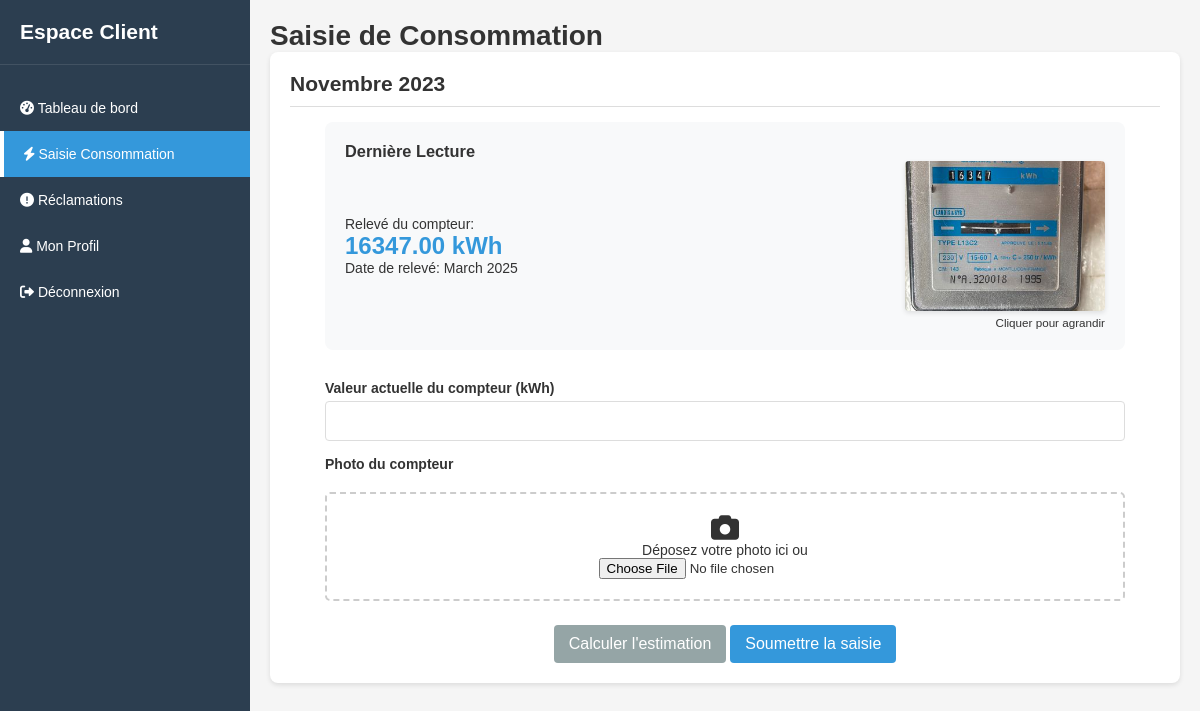
The app's page /ihm/client/consommations.php (signed in), older data.
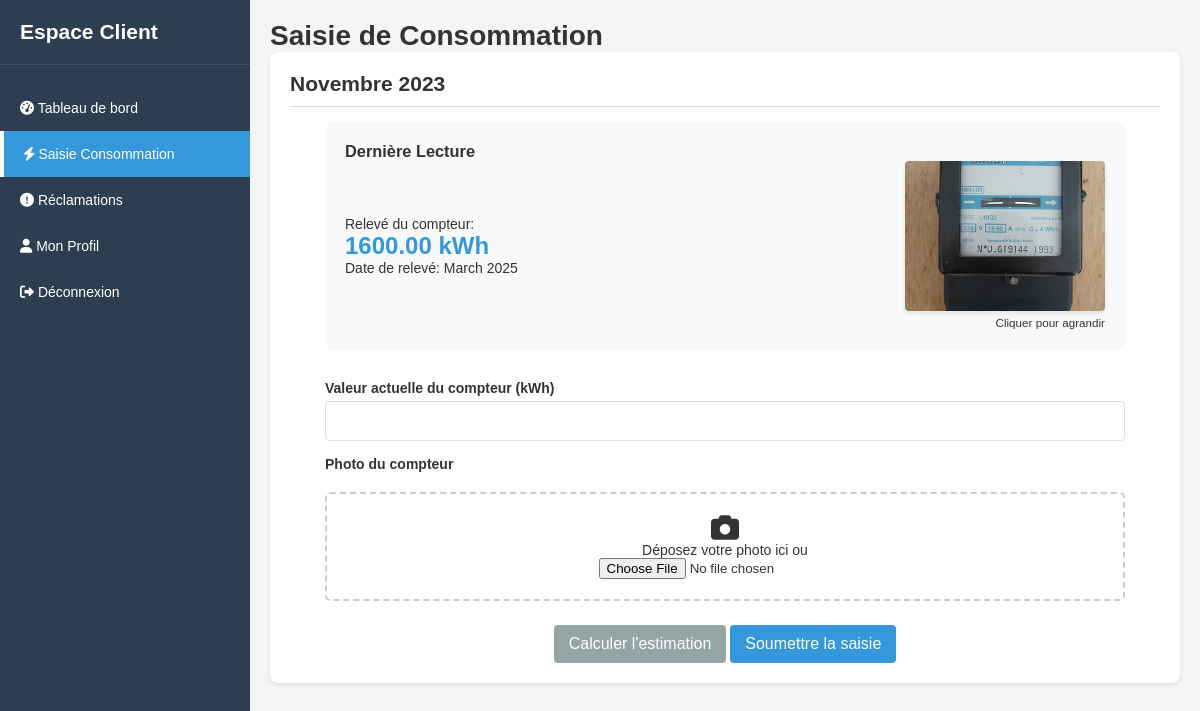
The same page, newer data.
### tables this page shows
CREATE TABLE `consommations_mensuelles` (
  `consommation_id` int NOT NULL AUTO_INCREMENT,
  `client_id` int NOT NULL,
  `compteur_id` int NOT NULL,
  `kw` decimal(10,2) NOT NULL,
  `image_path` varchar(255) NOT NULL,
  `created_at` datetime DEFAULT CURRENT_TIMESTAMP,
  PRIMARY KEY (`consommation_id`),
  KEY `client_id` (`client_id`),
  KEY `compteur_id` (`compteur_id`),
  CONSTRAINT `consommations_mensuelles_ibfk_1` FOREIGN KEY (`client_id`) REFERENCES `clients` (`client_id`),
  CONSTRAINT `consommations_mensuelles_ibfk_2` FOREIGN KEY (`compteur_id`) REFERENCES `compteurs` (`compteur_id`)
);

### DB/connexion.php (called while the page is built)
<?php
class Database {
    private static $instance = null;
    private $pdo;
    private function __construct() {
        $host = '127.0.0.1';
        $dbName = 'electricite_db';
        $user = 'root';
        $password = '';
        $dsn = "mysql:host={$host};dbname={$dbName};charset=utf8mb4";
        try {
            $this->pdo = new PDO($dsn, $user, $password, [
                PDO::ATTR_ERRMODE => PDO::ERRMODE_EXCEPTION,
                PDO::ATTR_DEFAULT_FETCH_MODE => PDO::FETCH_ASSOC
            ]);
        } catch (PDOException $e) {
            die("Erreur de connexion à la base de données : " . $e->getMessage());
        }
    }
    public static function getInstance(): Database {
        if (self::$instance === null) {
            self::$instance = new Database();
        }
        return self::$instance;
    }
    public function getConnection(): PDO {
        return $this->pdo;
    }
}

### traitement/consommationService.php (called while the page is built, shortened)
<?php
require_once __DIR__ . '/../DB/consommationDAO.php';
require_once __DIR__ . '/../models/consommationMensuelle.php';
class consommationService {
    private $consommationRepository;
    public function __construct() {
        $this->consommationRepository = new ConsommationDAO();
    }
    public function getLastMonthlyConsumption($clientId)
    {
        return $this->consommationRepository->getLastNormalConsumption($clientId);
    }
}

### DB/consommationDAO.php (called while the page is built, shortened)
<?php
require_once '../../models/consommationMensuelle.php';
require_once 'connexion.php';
class ConsommationDAO
{
    private $db;
    public function __construct()
    {
        $this->db = Database::getInstance()->getConnection();
    }
public function getLastNormalConsumption($clientId)
    {
        $stmt = $this->db->prepare("
            SELECT cm.consommation_id, cm.kw, cm.image_path, cm.created_at
            FROM consommations_mensuelles cm
            LEFT JOIN anomalies_consommation ac ON cm.consommation_id = ac.consommation_id
            WHERE cm.client_id = :client_id
            AND ac.anomalie_id IS NULL
            ORDER BY cm.created_at DESC
            LIMIT 1
        ");
        $stmt->execute(['client_id' => $clientId]);
        $row = $stmt->fetch();
        $consumption = new ConsommationMensuelle($row['kw'], $row['image_path'], $row['created_at']);
        $consumption->setId($row['consommation_id']);
        return $consumption;
    }
}

### models/consommationMensuelle.php (called while the page is built, shortened)
<?php
class ConsommationMensuelle
{
    private $kw;
    private $imagePath;
    private $createdAt;
    public function __construct($kw, $imagePath, $createdAt = null)
    {
        $this->kw = $kw;
        $this->imagePath = $imagePath;
        $this->createdAt = $createdAt;
    }
    public function getKw()
    {
        return $this->kw;
    }
    public function getImagePath()
    {
        return $this->imagePath;
    }
    public function getCreatedAt()
    {
        return $this->createdAt;
    }
}

### ihm/client/consommations.php (the view, shortened to what this page needs)
<?php
require_once '../../traitement/consommationService.php';
require_once '../../models/consommationMensuelle.php';
$clientId = $_SESSION['client_id'];
$consommationService = new ConsommationService();
$lastConsumption = $consommationService->getLastMonthlyConsumption($clientId);
$consumptionDate = !empty($lastConsumption) ? date('F Y', strtotime($lastConsumption->getCreatedAt())) : 'N/A';
$consumptionValue = !empty($lastConsumption) ? $lastConsumption->getKw() : 0;
$imagePath = $lastConsumption ? $lastConsumption->getImagePath() : '';
?>
<!DOCTYPE html>
<html lang="fr">
<head>
    <link rel="stylesheet" href="../../assets/css/main.css">
    <link rel="stylesheet" href="https://cdnjs.cloudflare.com/ajax/libs/font-awesome/6.0.0-beta3/css/all.min.css">
</head>
<body>
    <div class="app-container">
        <div class="sidebar">
            <div class="sidebar-header">
                <h2>Espace Client</h2>
            </div>
            <div class="sidebar-menu">
                <a href="dashboard.php">
                    <i class="fas fa-tachometer-alt"></i> Tableau de bord
                </a>
                <a href="consommations.php" class="active">
                    <i class="fas fa-bolt"></i> Saisie Consommation
                </a>
                <a href="reclamations.php">
                    <i class="fas fa-exclamation-circle"></i> Réclamations
                </a>
                <a href="profile.php">
                    <i class="fas fa-user"></i> Mon Profil
                </a>
                <a href="../deconnexion.php" class="logout">
                    <i class="fas fa-sign-out-alt"></i> Déconnexion
                </a>
            </div>
        </div>
        <div class="main-content">
            <h1>Saisie de Consommation</h1>
            <div class="card">
                <div class="card-header">
                    <h2>Novembre 2023</h2>
                </div>
                <div class="consumption-form">
                    <div class="previous-reading">
                        <h3>Dernière Lecture</h3>
                        <div class="previous-details">
                            <div class="previous-value">
                                <p>Relevé du compteur:</p>
                                <div class="value"><?php echo $consumptionValue; ?> kWh</div>
                                <p>Date de relevé: <?php echo $consumptionDate; ?></p>
                            </div>
                            <div class="previous-photo">
                                <img src="<?php echo htmlspecialchars($imagePath); ?>"
                                     alt="Photo du compteur précédent"
                                     class="meter-photo"
                                     onclick="openPhotoModal(this.src)">
                                <p><small>Cliquer pour agrandir</small></p>
                            </div>
                        </div>
                    </div>
                    <form id="consumption-form" method="POST" action="consommations.php" enctype="multipart/form-data">
                        <div class="form-group">
                            <label for="current-value">Valeur actuelle du compteur (kWh)</label>
                            <input type="number" name="current-value" id="current-value" data-previous-value="<?php echo $consumptionValue; ?>" required>
                        </div>
                        <div class="form-group">
                            <label>Photo du compteur</label>
                            <div class="upload-container">
                                <i class="fas fa-camera fa-2x"></i>
                                <p>Déposez votre photo ici ou</p>
                                <input type="file" name="meter-photo" id="meter-photo" accept="image/*" required>
                            </div>
                        </div>
                        <div class="form-actions text-center mt-3">
                            <button type="button" class="btn btn-secondary" id="calculate-btn">
                                Calculer l'estimation
                            </button>
                            <button type="submit" class="btn btn-primary">
                                Soumettre la saisie
                            </button>
                        </div>
                    </form>
                </div>
            </div>
        </div>
    </div>
</body>
</html>

### assets/css/main.css (style rules this page uses)
:root { --primary-color: #2c3e50; --secondary-color: #3498db; --accent-color: #e74c3c; --light-color: #ecf0f1; --dark-color: #34495e; --success-color: #2ecc71; --warning-color: #f39c12; --danger-color: #e74c3c; --text-color: #333; --border-color: #ddd; --shadow: 0 2px 5px rgba(0,0,0,0.1); }
* { box-sizing: border-box; margin: 0; padding: 0; }
body { font-family: Geneva, Verdana, sans-serif; background-color: #f5f5f5; color: var(--text-color); font-size: 14px; }
.btn { display: inline-block; padding: 10px 15px; border: none; border-radius: 4px; cursor: pointer; font-size: 16px; transition: background-color 0.3s, transform 0.1s; text-decoration: none; }
.btn-primary { background-color: var(--secondary-color); color: white; }
.btn-secondary { background-color: #95a5a6; color: white; }
.form-group { margin-bottom: 15px; }
label { display: block; margin-bottom: 5px; font-weight: bold; }
input[type="text"], input[type="email"], input[type="password"], input[type="number"], select, textarea { width: 100%; padding: 10px; border: 1px solid var(--border-color); border-radius: 4px; font-size: 16px; }
.card { background-color: white; border-radius: 8px; box-shadow: var(--shadow); padding: 20px; margin-bottom: 20px; }
.card-header { border-bottom: 1px solid var(--border-color); padding-bottom: 10px; margin-bottom: 15px; }
.app-container { display: flex; min-height: 100vh; }
.sidebar { width: 250px; background-color: var(--primary-color); color: white; padding-top: 20px; position: fixed; height: 100vh; left: 0; top: 0; }
.sidebar-header { padding: 0 20px 20px; border-bottom: 1px solid rgba(255,255,255,0.1); }
.sidebar-menu { margin-top: 20px; }
.sidebar-menu a { display: block; color: white; text-decoration: none; padding: 15px 20px; transition: background-color 0.3s; }
.sidebar-menu a.active { background-color: var(--secondary-color); border-left: 4px solid white; }
.main-content { flex: 1; margin-left: 250px; padding: 20px; }
.text-center { text-align: center; }
.mt-3 { margin-top: 1.5rem; }

### ihm/client/consommations.php (style rules this page uses)
.consumption-form { max-width: 800px; margin: 0 auto; }
.previous-reading { background-color: #f8f9fa; border-radius: 8px; padding: 20px; margin-bottom: 30px; }
.previous-details { display: flex; justify-content: space-between; align-items: center; }
.previous-value { flex: 1; }
.previous-value .value { font-size: 24px; font-weight: bold; color: var(--secondary-color); }
.previous-photo { flex: 1; text-align: right; }
.meter-photo { width: 200px; height: 150px; object-fit: cover; border-radius: 4px; cursor: pointer; box-shadow: var(--shadow); }
.upload-container { margin-top: 20px; border: 2px dashed #ccc; border-radius: 5px; padding: 20px; text-align: center; margin-bottom: 20px; }

Row changes from the older to the newer data that the page shows:
removed consommations_mensuelles: kw "16347.00", created_at "March 2025", image_path (picture)
now on this page (row edited): consommations_mensuelles: kw "1600.00", created_at "March 2025", image_path (picture)
